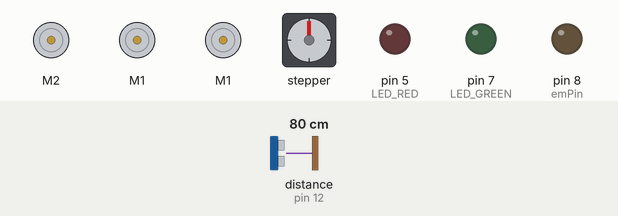
Simulated run of this sketch. Board: Arduino Uno, built with avr-gcc and run on an emulated ATmega328P. Parts: 3 × DC motor (green arrow = forward, orange = backward, longer = faster), stepper motor, output pins drawn as LEDs (lit = HIGH). Wiring (inferred from the names in the program): ultrasonic range finder: trigger pin 11; echo pin 12. Inputs (shaded band) come from the test bench; at power-on: distance to the obstacle (sensor on pin 12) 80 cm. The echo pulse lasts 58.3 µs per cm; stepper angles assume 768 steps per turn; pins used as bus, display or sensor lines are not drawn; what the sketch prints to the serial monitor is not drawn.

Above: at 1.2 s.
1.3 s: distance to the obstacle (sensor on pin 12) set to 5 cm
4.3 s: distance to the obstacle (sensor on pin 12) set to 2 cm
At 5.0 s:
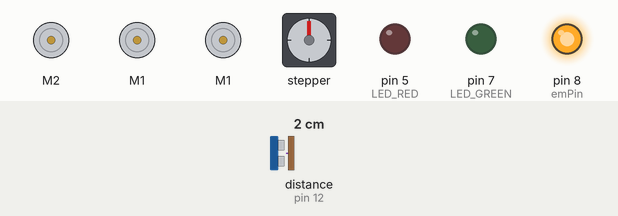
At 8.5 s:
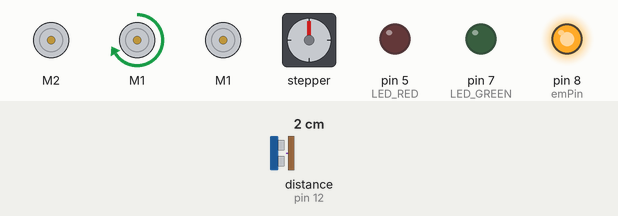
Timing chart, 0 to 26.2 s (numbered marks = the images above; inputs shaded):
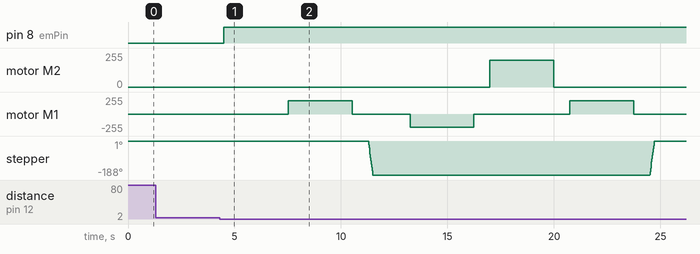

Measured:
- the behaviour switches between 4 and 3 cm on distance to the obstacle (sensor on pin 12) (found by bisection; images 0 and 1)
- after the input at 1.3 s, every drawn part: stays the same
- after the input at 4.3 s, pin 8 (emPin): LOW → HIGH after 0.20 s; motor M2: stopped → forward 200/255 after 12.7 s, → stopped 3.0 s later

The sketch:

hex.ino
```cpp
#include <Stepper.h>
#include <QueueArray.h>
#include <Wire.h>
#include <Adafruit_MotorShield.h>
#include "utility/Adafruit_MS_PWMServoDriver.h"
/*
  UAVs@Berkeley HotSwap Project
  This module is for the hexacopter landing pad.

  Authors: Kurush Dubash, Murtaza Dalal, & Suneel Belkhale
*/

// MOTOR SHIELD
Adafruit_MotorShield AFMS_bottom(0x60);
Adafruit_MotorShield AFMS_top(0x61);

// LEDs will be used as on-board indicators
int LED_GREEN = 7; // Set green LED pin to 7
int LED_RED = 5; // Set red LED pin to 5

// Motor is used for screwing in our battery
int steps_per_rev = 200;
Adafruit_StepperMotor *stepper;
Adafruit_DCMotor *treadmill_dc;
Adafruit_DCMotor *belt_dc;
Adafruit_DCMotor *battery_mover_dc;

////directions and pwm's
//int treadmill_dc_dir = 0;
//int treadmill_dc_pwm = 0;
//int belt_dc_dir = 0;
//int belt_dc_pwm = 0;

//initializing the speed at which each motor will run
int treadmill_dc_speed = 200;
int belt_dc_speed = 200;
int battery_mover_dc_speed = 200;

// Ultra-sonic sensor for triggering when drone is in position
int trigPin = 11;
int echoPin = 12;

// electromagnet
int emPin = 8;

//speed constants
int STEPPER_UNSCREW_SPEED = 200;
int BELT_MOVE_SPEED = 200;
int TREADMILL_SPEED = 200;

//time constants
int LANDING_DELAY = 3000;
int BELT_MOVE_TIME = 3000;
int TREADMILL_WAIT_TIME = 3000;
int SCREW_DELAY = 1000;
int POST_SWAP_DELAY = 20000;
int BETWEEN_STEPS_TIME = 750;

//holds n most recent distance measurements, allows for averaging later
QueueArray <double> distances;
double SONAR_DIST_THRESH = 3.0; //cm

void setup()
{

  // intialize motors
  AFMS_bottom.begin();
  AFMS_top.begin();
  stepper = AFMS_bottom.getStepper(768, 2);
  stepper->setSpeed(STEPPER_UNSCREW_SPEED);
  treadmill_dc = AFMS_bottom.getMotor(2);
  belt_dc = AFMS_bottom.getMotor(1);
  battery_mover_dc = AFMS_top.getMotor(1);

  //set motors to run at their corresponding speeds
  treadmill_dc->setSpeed(treadmill_dc_speed);
  belt_dc->setSpeed(belt_dc_speed);
  battery_mover_dc->setSpeed(battery_mover_dc_speed);

  Serial.print("Booting up...");
  // start the serial monitor
  Serial.begin(9600);

  // initialize LEDs
  pinMode(LED_GREEN, OUTPUT);
  pinMode(LED_RED, OUTPUT);

  // initalize Ultra-sonic sensor
  pinMode(trigPin, OUTPUT);
  pinMode(echoPin, INPUT);

  // electromagnets
  pinMode(emPin, OUTPUT);
  digitalWrite(emPin, LOW);

  Serial.println("BOOT COMPLETE.");
  Serial.print("Looking for quad...");

}


void loop() {
  // this figures out the distance the ultrasonic sees in milimeters
  long duration;
  double distance;
  digitalWrite(trigPin, LOW);
  delayMicroseconds(2);
  digitalWrite(trigPin, HIGH);
  delayMicroseconds(10);
  digitalWrite(trigPin, LOW);
  duration = pulseIn(echoPin, HIGH);
  distance = (duration / 2) / 29.1; //74=inches, 29.1=cm, 2.91=mm

  //debugging purposes
  Serial.print("Distance: ");
  Serial.print(distance);
  Serial.println(" cm");

  //if sonar values in range on average
  //performs swap (which breaks the execution loop until completion)
  if(quadInRange(distance)){
    Serial.println("PERFORMING SWAP");
    performSwap();
  }
  else{
    //make sure everything is off
    digitalWrite(emPin, LOW);
  }
}

//averages distances over time for a more reliable reading.
boolean quadInRange(int distance){
  if (distances.count() < 15){ // Not enough data stored yet
    distances.enqueue(distance);
    return false;
  }
  distances.enqueue(distance); // Store new distance
  distances.dequeue(); // Pop oldest item

  double tempDistances[15];
  int count = 0;
  double average = 0;
  while (count < 15){ // Calculate average
    double value = distances.dequeue();
    average += value;
    tempDistances[count] = value;
    count++;
  }
  average = average / 15.0;
  count = 0;
  while (count < 15){ // Store items again
    distances.enqueue(tempDistances[count]);
    count++;
  }

  if (average < SONAR_DIST_THRESH){
    Serial.print("QUAD IN RANGE. ");
    Serial.print(average);
    Serial.println(" cm");
    return true;
  }
  return false;
}

//for if there is a pressure sensor
boolean quadHasLanded(){
  // Read Pressure sensor data here:
  // If pressure = quad has landed
  Serial.println("LANDED.");
  // return true
  return true;
}

//breaks execution of loop until finished, performs full swap
void performSwap(){

  /* Electromagnets engage, move on when pressure sensors sense landing */
    Serial.print("Turning on electro magnets...");
    digitalWrite(emPin, HIGH);
    Serial.println("ON.");
    Serial.print("Waiting for quad to land...");
//    while(!quadHasLanded());
    delay(LANDING_DELAY);
  /* Landing happens now -- DEFINITELY */

  /* Push in stepper motor with belt_dc */
    Serial.print("Pushing in stepper motor...");
    belt_dc->run(FORWARD);
    delay(BELT_MOVE_TIME);
    belt_dc->run(RELEASE);
    Serial.println("PUSHED.");

    delay(BETWEEN_STEPS_TIME);

  /* Stepper motor unscrews */
    Serial.print("Unscrewing...");
    stepper->step(2*steps_per_rev, BACKWARD, DOUBLE);
    stepper->release();
    delay(SCREW_DELAY);
    Serial.println("UNSCREWED.");

    delay(BETWEEN_STEPS_TIME);

  /* Push out stepper motor with belt_dc */
    Serial.print("Pushing out stepper motor...");
    belt_dc->run(BACKWARD);
    delay(BELT_MOVE_TIME);
    belt_dc->run(RELEASE);
    Serial.println("ON.");

    delay(BETWEEN_STEPS_TIME);
  /* Magazine loads new pack on treadmill */

  /* DC motor treadmill slide battery in */
    Serial.print("Sliding in battery...");
    treadmill_dc->run(FORWARD);
    delay(TREADMILL_WAIT_TIME);
    treadmill_dc->run(RELEASE);
    Serial.println("IN.");

    delay(BETWEEN_STEPS_TIME);

  /* Push in stepper motor with belt_dc */
    Serial.print("Push in stepper motor...");
    belt_dc->run(FORWARD);
    delay(BELT_MOVE_TIME);
    belt_dc->run(RELEASE);
    Serial.println("PUSHED.");

    delay(BETWEEN_STEPS_TIME);

  /* Stepper motor screws in */
    Serial.print("Screwing in...");
    stepper->step(2*steps_per_rev, FORWARD, DOUBLE); //two rotations
    stepper->release();
    delay(SCREW_DELAY);
    Serial.println("IN.");

    delay(BETWEEN_STEPS_TIME);

  /* Push out stepper motor with belt_dc */
    Serial.print("Pushing out stepper motor...");
    belt_dc->run(BACKWARD);
    delay(BELT_MOVE_TIME);
    belt_dc->run(RELEASE);
    Serial.println("OUT.");

    delay(BETWEEN_STEPS_TIME);

  /* Electromagnets disengage */
    Serial.print("Turning off electro magnets...");
    digitalWrite(emPin, LOW);

    delay(BETWEEN_STEPS_TIME);

  /* Take off within 10 seconds */

  /* battery mover loads new one */
    Serial.print("Moving Batteries...");
    battery_mover_dc->run(FORWARD);
    delay(1000);
    battery_mover_dc->run(RELEASE);

    Serial.println("OFF.");
    delay(POST_SWAP_DELAY); // Sleep 10 seconds to start our search
    Serial.print("Looking for quad..."); // Restart our loop
}
```
